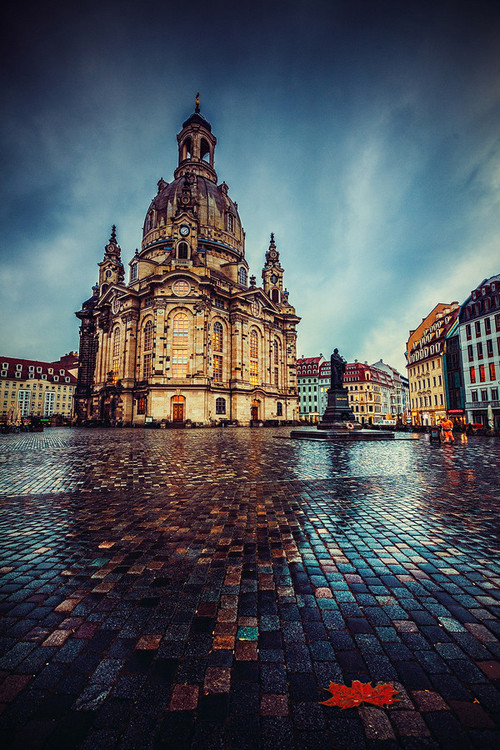
//> input picture OpenCV_Practice/Part1/图像模糊/1.jpg, 500 x 750 px, given in place of the camera
$ ./Use_Camera   (built with g++ and OpenCV 4)
//> lines starting //> are read from the running program, lines starting //| are printed output that depends on the picture; after the words box and inside, x2 and y2 are one past the last pixel; in counts of white or black regions, pixels touching at a corner belong together
### OpenCV_Practice/Part1/Use_Camera/stdafx.h
// stdafx.h : include file for standard system include files,
// or project specific include files that are used frequently, but
// are changed infrequently
//

#pragma once

#include "targetver.h"

#include <stdio.h>
#include <tchar.h>


// TODO: reference additional headers your program requires here

### OpenCV_Practice/Part1/Use_Camera/Use_Camera.cpp
// Use_Camera.cpp : Defines the entry point for the console application.
// 使用摄像头, 采集图像.


#include "stdafx.h"
#include <opencv2\opencv.hpp>
using namespace cv;

int main( )
{
	// 从摄像头中读入视频
	VideoCapture capture(0);
	Mat	edges;	// 定义存储灰度化之后图片的变量

	while(1)
	{
		Mat	frame;		// 定义一个变量, 用于储存每一帧的图像.
		capture>>frame;// 读取当前帧
//> frame is the input picture: 750 rows x 500 cols, CV_8UC3; mean B, G, R 87.9, 81.4, 76.8
		imshow("读取的视频", frame);		// 显示当前帧


		//------ 增加其他效果显示 --------//
		// 将原图像转换为灰度图像.
		cvtColor(frame, edges, CV_BGR2GRAY);	// 转化 BGR 彩色图为灰度图
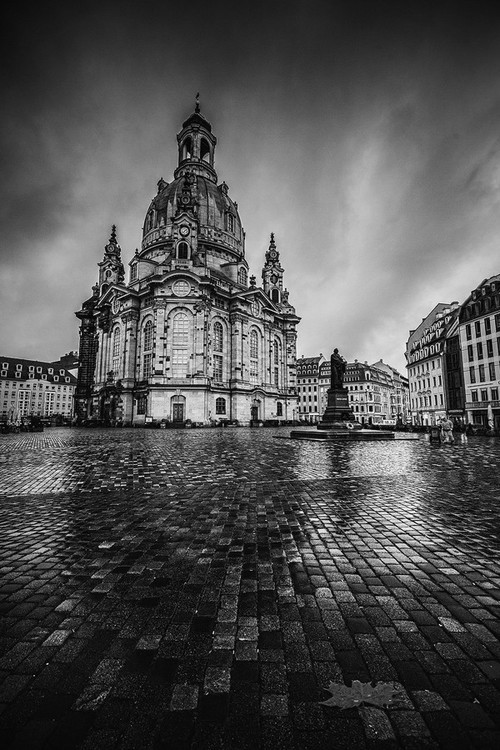
//> edges: 750 rows x 500 cols, CV_8UC1; min 0, max 254, mean 80.7

		// 将此句改为 OpenCV3 版为 :
		//cvtColor(frame, edges, COLOR_BGR2GRAY);	// 转化 BGR 彩色图为灰度图

		// 使用 3x3 内核来降噪.
		blur(edges, edges, Size(7,7));	 // 模糊
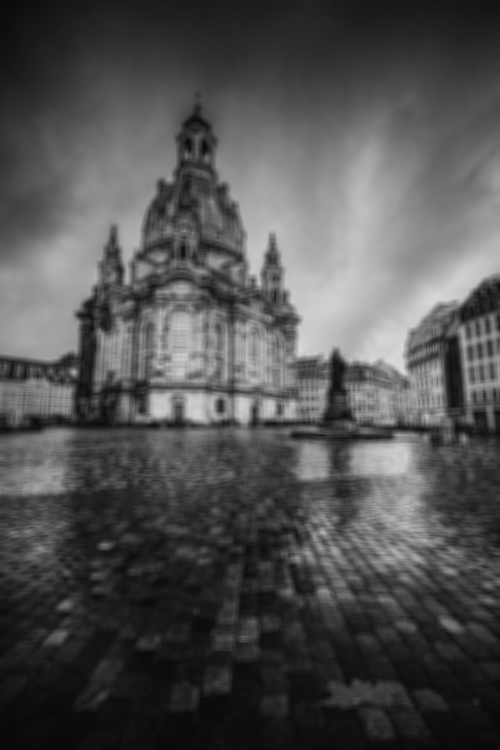
//> edges: 750 rows x 500 cols, CV_8UC1; min 8, max 219, mean 80.7

		// 进行 Canny 边缘检测并显示.
		Canny(edges, edges, 0, 30, 3);
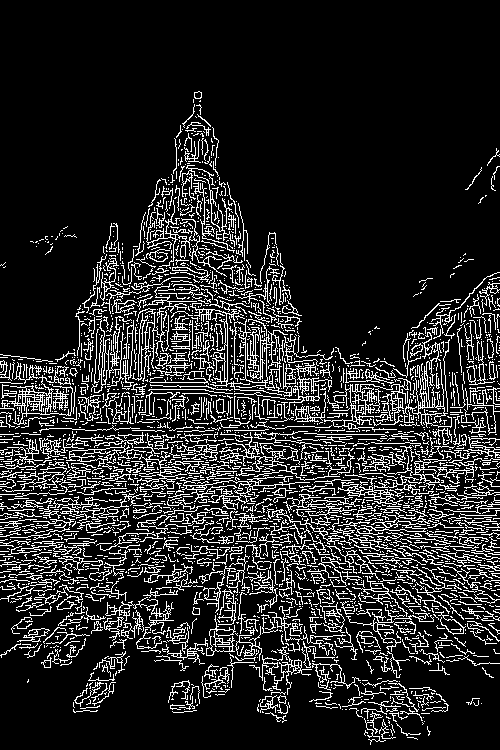
//> edges: 750 rows x 500 cols, CV_8UC1; 14.9% white in thin lines or dots, all inside (x1, y1, x2, y2) = (0, 91, 500, 745)
		imshow("canny 后的视频", edges);

		//waitKey(30);
		if(waitKey(30) >= 0)	break;
//> the Esc key is pressed
	}


	return 0;
}
